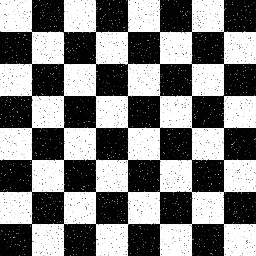
#> input picture картинки и видео/img/chess.png, 256 x 256 px
$ jupyter execute 'картинки.ipynb'   (shell and % lines are left out)   (text cells are left out)
#> lines starting #> are read from the running program, lines starting #| are printed output that depends on the picture; after the words box and inside, x2 and y2 are one past the last pixel; in counts of white or black regions, pixels touching at a corner belong together; pictures that were not available may be replaced by others from this repository, and a replacement may not be noted
[cell 1]
import numpy as np
import matplotlib.pyplot as plt
import matplotlib
import matplotlib.image as mpimg
import cv2

[cell 2]
# mpimg.imsave('img/chess.png', mpimg.imread('img/chess.jpg'))

[cell 3]
img = cv2.imread("img/chess.png")
#> img is the input picture: shape (256, 256, 3); min 1, max 255, mean 128

imgRGB = cv2.cvtColor(img, cv2.COLOR_BGR2RGB)
plt.imshow(imgRGB)

[cell 4]
kernel_e = np.full((3, 3), 1, np.uint8)
kernel_d = np.full((2, 2), 1, np.uint8)

clear =  cv2.erode(cv2.dilate(img, kernel_d), kernel_e)

clear =  cv2.erode(cv2.dilate(clear, np.full((2, 2), 3, np.uint8)), np.full((2, 2), 3, np.uint8))


plt.imshow(clear)
plt.show()

[cell 5]
dst_img = cv2.Canny(clear, 100, 400, None, 3)
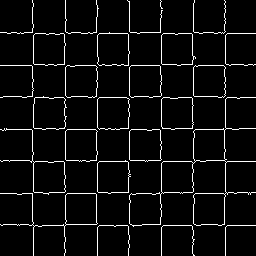
#> dst_img: shape (256, 256); 5.2% white in thin lines or dots

plt.imshow(dst_img)
plt.show()

[cell 6]
linesP = cv2.HoughLinesP(image = dst_img,
                         rho = 3,
                         theta = np.pi / 180,
                         threshold = 5,
                         minLineLength = 0,
                         maxLineGap = 1)
#> linesP = 1424 rows, first 6: [147, 130, 151, 130], [216, 33, 218, 32], [129, 73, 129, 73], [96, 224, 96, 194], [192, 62, 192, 62], [61, 225, 61, 225]
for i in range(0, len(linesP)):
    lin = linesP[i][0]
    cv2.line(img = clear,
            pt1 = (lin[0], lin[1]),
            pt2 = (lin[2], lin[3]),
            color=(255,0,0),
            thickness = 2)
#> this loop made 1424 passes
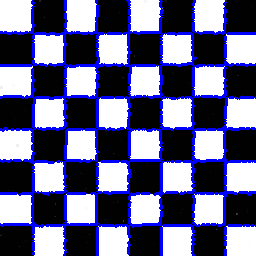
#> clear: shape (256, 256, 3); mean B, G, R 140.9, 104.2, 104.2


plt.imshow(clear)
plt.show()

[cell 7]
# mpimg.imsave('img/depositphotos.png', mpimg.imread('img/depositphotos.jpg'))

[cell 8]
# чтение изображения из файла
img = cv2.imread('img/depositphotos.png', cv2.IMREAD_COLOR)
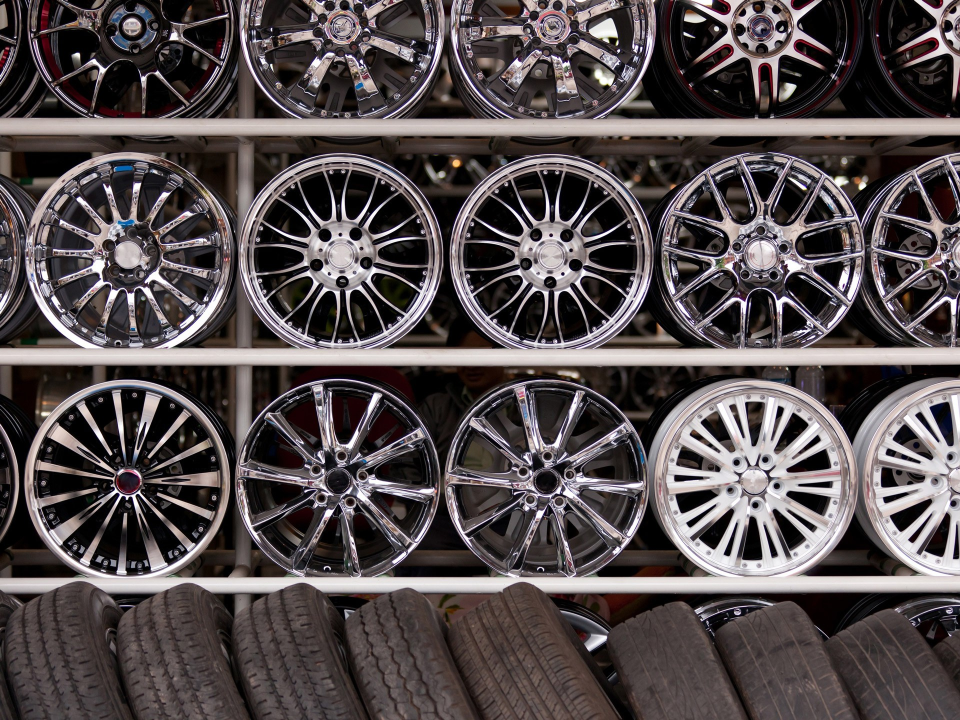
#> input picture картинки и видео/img/depositphotos.jpg, 1920 x 1440 px, given in place of depositphotos.png, which was not available (shown at 1/2 size)
#> img is the input picture: shape (1440, 1920, 3); mean B, G, R 76.8, 75.5, 83.4


img = cv2.resize(img,(800, 600))
#> img: shape (600, 800, 3)

plt.imshow(img)
plt.show()

[cell 9]
gray = cv2.cvtColor(img, cv2.COLOR_BGR2GRAY)

gray_blurred = cv2.blur(gray, (3, 3))
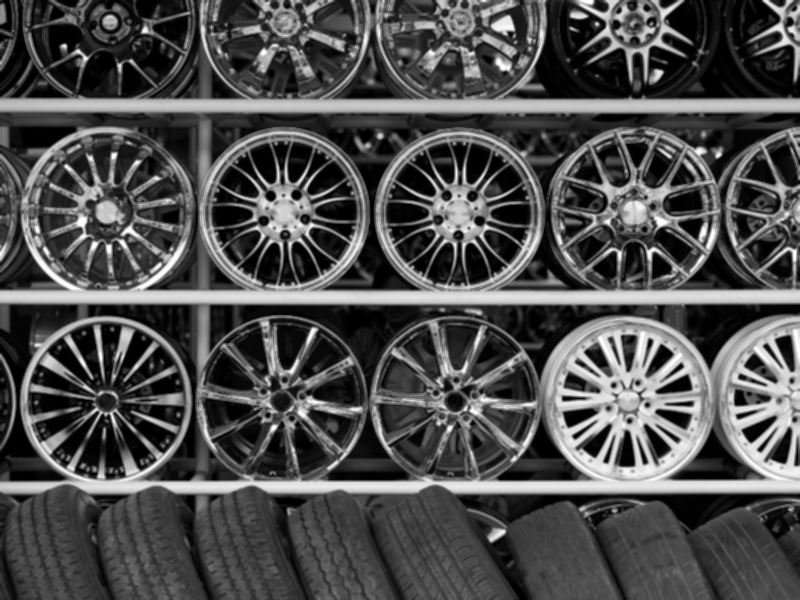
#> gray_blurred: shape (600, 800); min 0, max 255, mean 77.9

detected_circles = cv2.HoughCircles(gray_blurred,
                                    cv2.HOUGH_GRADIENT,
                                    1,
                                    100,
                                    param1 = 50,
                                    param2 = 60,
                                    minRadius = 30,
                                    maxRadius = 80)
#> detected_circles = 13 rows, first 8: [106.5, 400.5, 79.4], [458.5, 213.5, 78.3], [106.5, 211.5, 79.4], [286.5, 213.5, 78.3], [454.5, 399.5, 77.2], [629.5, 403.5, 77.2], [280.5, 401.5, 79.4], [629.5, 205.5, 78.3]

if detected_circles is not None:

    detected_circles = np.uint16(np.around(detected_circles))
#> detected_circles = 13 rows, first 8: [106, 400, 79], [458, 214, 78], [106, 212, 79], [286, 214, 78], [454, 400, 77], [630, 404, 77], [280, 402, 79], [630, 206, 78]

    for pt in detected_circles[0, :]:
        a, b, r = pt[0], pt[1], pt[2]
        t = round(r*np.sqrt(2)/2)
        x1 = (a-t, b-t)
        x2 = (a+t, b+t)

        cv2.rectangle(img, x1, x2, (0, 255, 0), 2)
#> this loop made 13 passes
#> (a, b, r, t, x1, x2) on passes 1 to 12: (106, 400, 79, 56, (50, 344), (162, 456)), (458, 214, 78, 55, (403, 159), (513, 269)), (106, 212, 79, 56, (50, 156), (162, 268)), (286, 214, 78, 55, (231, 159), (341, 269)), (454, 400, 77, 54, (400, 346), (508, 454)), (630, 404, 77, 54, (576, 350), (684, 458)), (280, 402, 79, 56, (224, 346), (336, 458)), (630, 206, 78, 55, (575, 151), (685, 261)), (452, 26, 73, 52, (400, -26), (504, 78)), (630, 26, 79, 56, (574, -30), (686, 82)), (784, 392, 77, 54, (730, 338), (838, 446)), (280, 28, 76, 54, (226, -26), (334, 82))
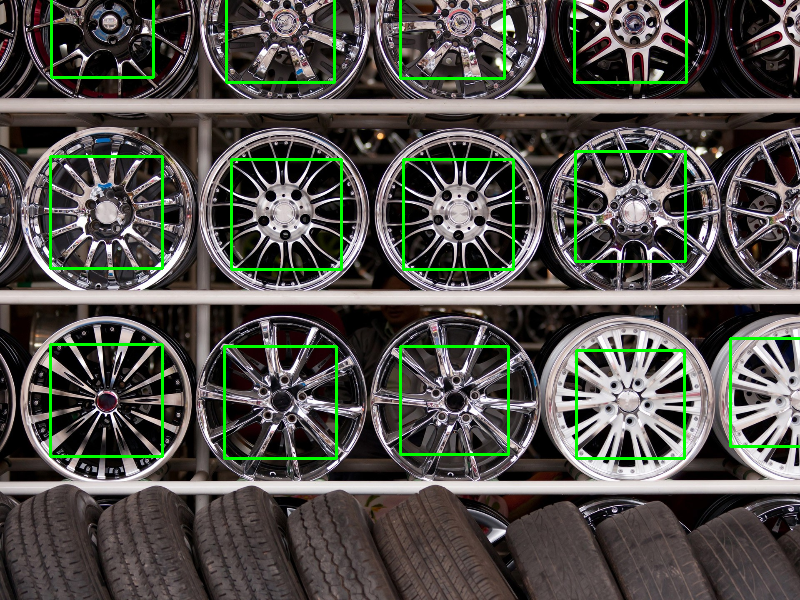
#> img: shape (600, 800, 3); mean B, G, R 74.6, 81.1, 81.2

#         cv2.circle(img, x1, 1, (0, 0, 255), 3)
#         cv2.circle(img, x2, 1, (0, 0, 255), 3)


    # вывод на экран
    plt.imshow(img)
    plt.show()

[cell 10]
# mpimg.imsave('img/deer.png', mpimg.imread('img/deer.jpeg'))

[cell 11]
img = cv2.imread('img/deer.png', cv2.IMREAD_GRAYSCALE)
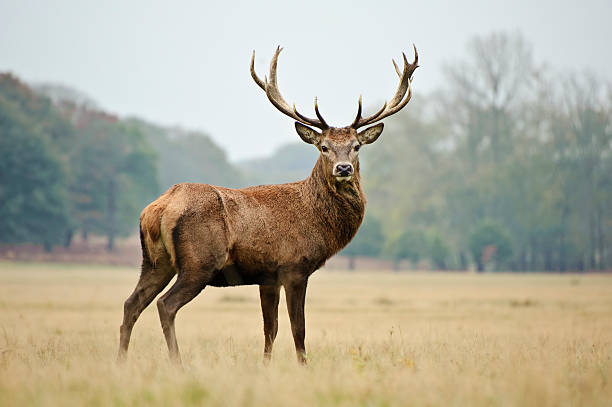
#> input picture картинки и видео/img/deer.png, 612 x 407 px
#> img: shape (407, 612); min 0, max 255, mean 169.9

ret,thresh = cv2.threshold(img, 97,240,cv2.THRESH_BINARY_INV)
#> thresh: shape (407, 612); values 0 (black) and 240 (white), 9.5% white; 259 white regions (239 under 20 px), largest, box (x1, y1, x2, y2) and area: (120, 157, 364, 352) 15799, (0, 141, 66, 251) 4356, (267, 89, 344, 153) 757

clear =  cv2.erode(cv2.dilate(thresh, np.full((3, 3), 3, np.uint8)), np.full((3, 3), 3, np.uint8))
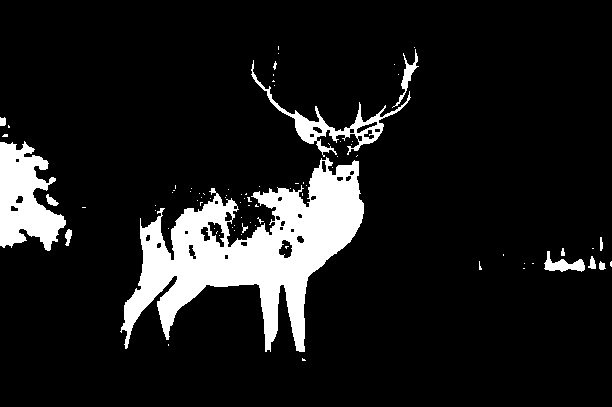
#> clear: shape (407, 612); values 0 (black) and 240 (white), 10.9% white; 83 white regions (70 under 20 px), largest, box (x1, y1, x2, y2) and area: (120, 157, 364, 352) 19587, (0, 141, 66, 251) 4430, (251, 60, 411, 157) 1891

plt.imshow(clear, cmap='gray')
plt.show()

[cell 12]
# mpimg.imsave('img/Bubbles.png', mpimg.imread('img/Bubbles.jpg'))

[cell 13]
img = cv2.imread('img/Bubbles.png', cv2.IMREAD_COLOR)
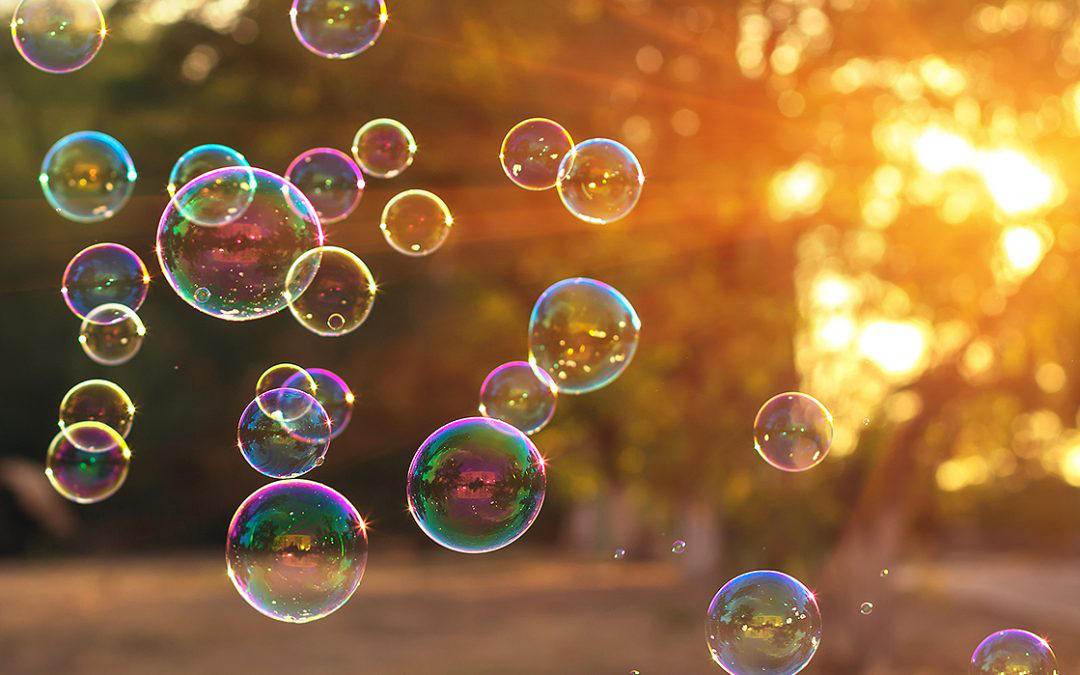
#> input picture картинки и видео/img/Bubbles.png, 1080 x 675 px
#> img is the input picture: shape (675, 1080, 3); mean B, G, R 59.8, 104.7, 146.8
gray = cv2.cvtColor(img, cv2.COLOR_BGR2GRAY)
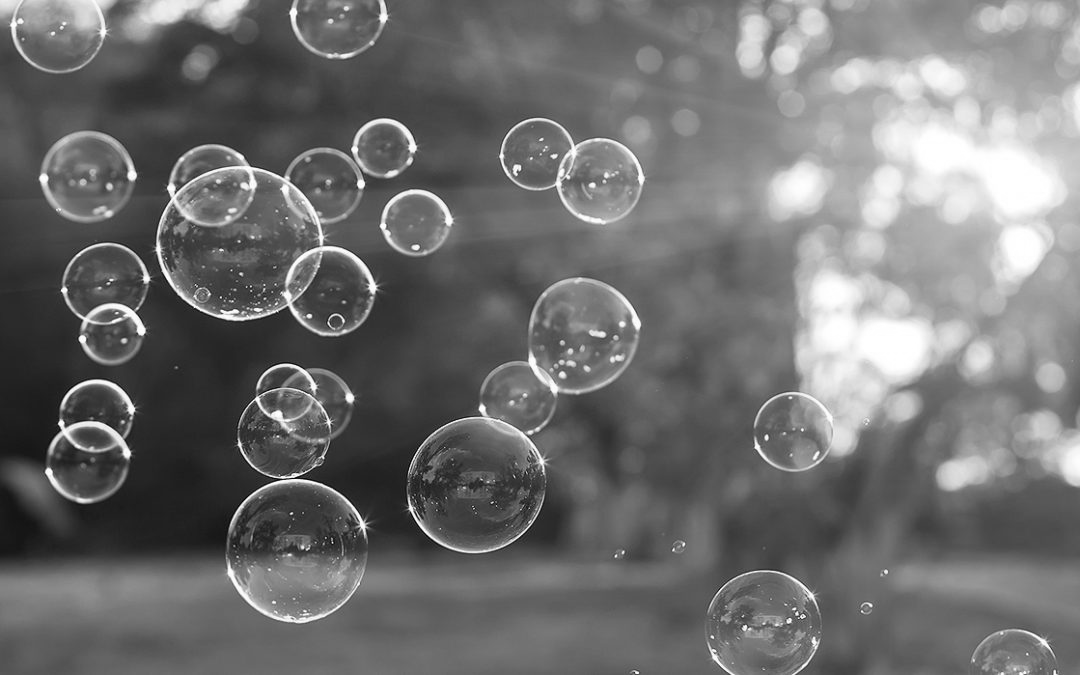
#> gray: shape (675, 1080); min 1, max 255, mean 112.1

gray_blurred = cv2.blur(gray, (3, 3))
#> gray_blurred: shape (675, 1080)

detected_circles = cv2.HoughCircles(gray_blurred,
                                    cv2.HOUGH_GRADIENT,
                                    1,
                                    100,
                                    param1 = 30,
                                    param2 = 40,
                                    minRadius = 10,
                                    maxRadius = 80)
#> detected_circles = 17 rows, first 8: [231.5, 242.5, 75], [296.5, 551.5, 70.6], [474.5, 486.5, 68.3], [763.5, 627.5, 55.6], [282.5, 433.5, 45.2], [87.5, 176.5, 40], [328.5, 291.5, 45.2], [581.5, 333.5, 55.7]

print(len(detected_circles[0, :]))
#| 17
if detected_circles is not None:

    detected_circles = np.uint16(np.around(detected_circles))
#> detected_circles = 17 rows, first 8: [232, 242, 75], [296, 552, 71], [474, 486, 68], [764, 628, 56], [282, 434, 45], [88, 176, 40], [328, 292, 45], [582, 334, 56]

    for pt in detected_circles[0, :]:
        a, b, r = pt[0], pt[1], pt[2]

        cv2.circle(img, (a, b), r, (255, 0, 0), 2)
#> this loop made 17 passes
#> (a, b, r) on passes 1 to 12: (232, 242, 75), (296, 552, 71), (474, 486, 68), (764, 628, 56), (282, 434, 45), (88, 176, 40), (328, 292, 45), (582, 334, 56), (102, 284, 41), (536, 154, 36), (58, 26, 44), (322, 182, 36)
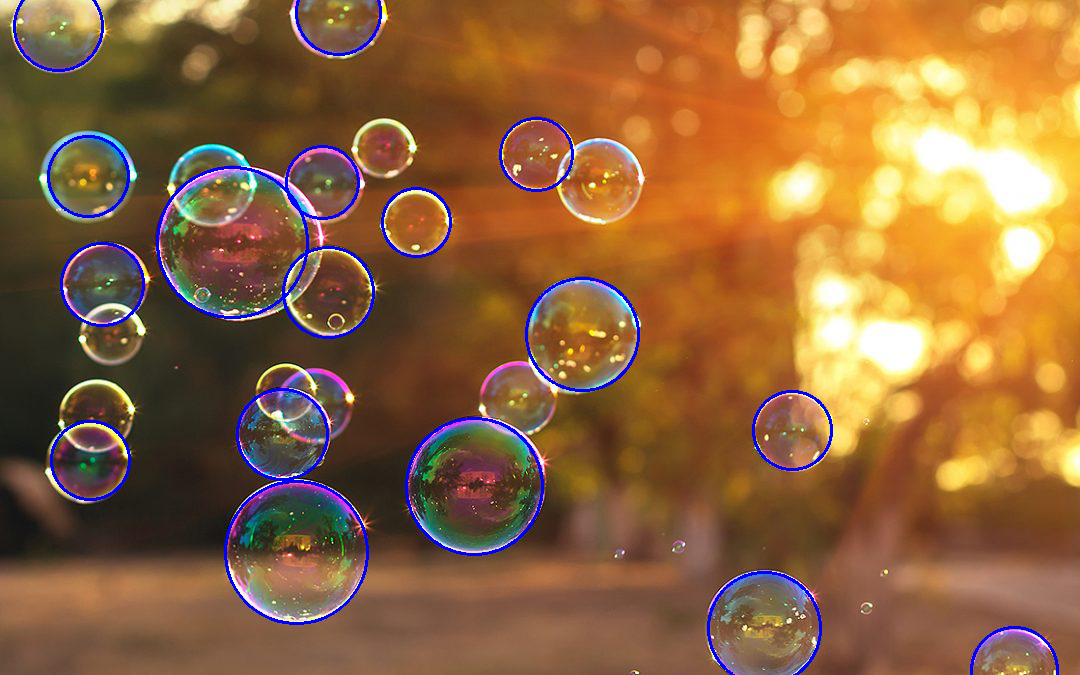
#> img: shape (675, 1080, 3); 1.93% of pixels changed, all inside (x1, y1, x2, y2) = (13, 0, 1059, 675)

    plt.imshow(img)
    plt.show()
